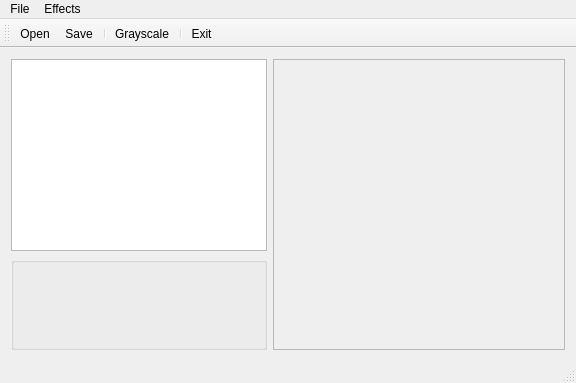
<?xml version="1.0" encoding="UTF-8"?>
<ui version="4.0">
 <class>MyPainterClass</class>
 <widget class="QMainWindow" name="MyPainterClass">
  <property name="geometry">
   <rect>
    <x>0</x>
    <y>0</y>
    <width>576</width>
    <height>383</height>
   </rect>
  </property>
  <property name="windowTitle">
   <string>Projekt</string>
  </property>
  <property name="windowIcon">
   <iconset>
    <normaloff>:/newPrefix/resources/icon_application.jpg</normaloff>:/newPrefix/resources/icon_application.jpg</iconset>
  </property>
  <widget class="QWidget" name="centralWidget">
   <layout class="QHBoxLayout" name="horizontalLayout_2">
    <item>
     <layout class="QVBoxLayout" name="verticalLayout_3">
      <property name="spacing">
       <number>6</number>
      </property>
      <property name="sizeConstraint">
       <enum>QLayout::SetMinimumSize</enum>
      </property>
      <item>
       <widget class="QListWidget" name="listWidget">
        <property name="sizePolicy">
         <sizepolicy hsizetype="Minimum" vsizetype="Minimum">
          <horstretch>0</horstretch>
          <verstretch>0</verstretch>
         </sizepolicy>
        </property>
       </widget>
      </item>
      <item>
       <widget class="QGroupBox" name="groupBox">
        <property name="sizePolicy">
         <sizepolicy hsizetype="Minimum" vsizetype="Minimum">
          <horstretch>0</horstretch>
          <verstretch>0</verstretch>
         </sizepolicy>
        </property>
        <property name="title">
         <string/>
        </property>
       </widget>
      </item>
     </layout>
    </item>
    <item>
     <layout class="QHBoxLayout" name="horizontalLayout">
      <item>
       <widget class="QScrollArea" name="scrollArea">
        <property name="verticalScrollBarPolicy">
         <enum>Qt::ScrollBarAsNeeded</enum>
        </property>
        <property name="horizontalScrollBarPolicy">
         <enum>Qt::ScrollBarAsNeeded</enum>
        </property>
        <property name="widgetResizable">
         <bool>true</bool>
        </property>
        <widget class="QWidget" name="scrollAreaWidgetContents_3">
         <property name="geometry">
          <rect>
           <x>0</x>
           <y>0</y>
           <width>290</width>
           <height>269</height>
          </rect>
         </property>
        </widget>
       </widget>
      </item>
     </layout>
    </item>
   </layout>
  </widget>
  <widget class="QMenuBar" name="menuBar">
   <property name="geometry">
    <rect>
     <x>0</x>
     <y>0</y>
     <width>576</width>
     <height>21</height>
    </rect>
   </property>
   <widget class="QMenu" name="menuFile">
    <property name="title">
     <string>File</string>
    </property>
    <addaction name="actionOpen"/>
    <addaction name="actionSave"/>
    <addaction name="actionExit"/>
   </widget>
   <widget class="QMenu" name="menuEffects">
    <property name="title">
     <string>Effects</string>
    </property>
    <addaction name="actionRotate_left"/>
    <addaction name="actionRotate_right"/>
    <addaction name="actionGrayscale"/>
   </widget>
   <addaction name="menuFile"/>
   <addaction name="menuEffects"/>
  </widget>
  <widget class="QStatusBar" name="statusBar"/>
  <widget class="QToolBar" name="toolBar">
   <property name="windowTitle">
    <string>toolBar</string>
   </property>
   <property name="toolButtonStyle">
    <enum>Qt::ToolButtonTextUnderIcon</enum>
   </property>
   <attribute name="toolBarArea">
    <enum>TopToolBarArea</enum>
   </attribute>
   <attribute name="toolBarBreak">
    <bool>false</bool>
   </attribute>
   <addaction name="actionOpen"/>
   <addaction name="actionSave"/>
   <addaction name="separator"/>
   <addaction name="actionGrayscale"/>
   <addaction name="separator"/>
   <addaction name="actionExit"/>
  </widget>
  <action name="actionOpen">
   <property name="icon">
    <iconset resource="mypainter.qrc">
     <normaloff>:/newPrefix/resources/must_have_icon_set/Open/Open_48x48.png</normaloff>:/newPrefix/resources/must_have_icon_set/Open/Open_48x48.png</iconset>
   </property>
   <property name="text">
    <string>Open</string>
   </property>
  </action>
  <action name="actionSave">
   <property name="icon">
    <iconset resource="mypainter.qrc">
     <normaloff>:/newPrefix/resources/must_have_icon_set/Save/Save_48x48.png</normaloff>:/newPrefix/resources/must_have_icon_set/Save/Save_48x48.png</iconset>
   </property>
   <property name="text">
    <string>Save</string>
   </property>
  </action>
  <action name="actionClear">
   <property name="text">
    <string>Clear</string>
   </property>
  </action>
  <action name="actionNew">
   <property name="text">
    <string>New</string>
   </property>
  </action>
  <action name="actionNegative">
   <property name="text">
    <string>Negative</string>
   </property>
  </action>
  <action name="actionSlow_Negative">
   <property name="text">
    <string>Black-White</string>
   </property>
  </action>
  <action name="actionMedium_Negative">
   <property name="text">
    <string>Sepia</string>
   </property>
  </action>
  <action name="actionSalt_Pepper">
   <property name="text">
    <string>Salt-Pepper</string>
   </property>
  </action>
  <action name="actionMedian_filter">
   <property name="text">
    <string>Median filter</string>
   </property>
  </action>
  <action name="actionRotate_left">
   <property name="text">
    <string>Rotate left</string>
   </property>
  </action>
  <action name="actionRotate_right">
   <property name="text">
    <string>Rotate right</string>
   </property>
  </action>
  <action name="actionKruznica">
   <property name="text">
    <string>Kruznica</string>
   </property>
  </action>
  <action name="actionverzia_1">
   <property name="checkable">
    <bool>true</bool>
   </property>
   <property name="text">
    <string>verzia_1</string>
   </property>
  </action>
  <action name="actionExit">
   <property name="icon">
    <iconset resource="mypainter.qrc">
     <normaloff>:/newPrefix/resources/must_have_icon_set/Delete/Delete_48x48.png</normaloff>:/newPrefix/resources/must_have_icon_set/Delete/Delete_48x48.png</iconset>
   </property>
   <property name="text">
    <string>Exit</string>
   </property>
  </action>
  <action name="actionAverage_algorithm">
   <property name="checkable">
    <bool>true</bool>
   </property>
   <property name="text">
    <string>Average algorithm</string>
   </property>
  </action>
  <action name="actionWeightened">
   <property name="checkable">
    <bool>true</bool>
   </property>
   <property name="text">
    <string>Weightened</string>
   </property>
  </action>
  <action name="actionGrayscale">
   <property name="checkable">
    <bool>true</bool>
   </property>
   <property name="icon">
    <iconset resource="mypainter.qrc">
     <normaloff>:/ikonky/resources/icon_grayscale1.jpg</normaloff>:/ikonky/resources/icon_grayscale1.jpg</iconset>
   </property>
   <property name="text">
    <string>Grayscale</string>
   </property>
  </action>
  <action name="actionClose">
   <property name="text">
    <string>Close</string>
   </property>
  </action>
 </widget>
 <layoutdefault spacing="6" margin="11"/>
 <resources>
  <include location="mypainter.qrc"/>
 </resources>
 <connections>
  <connection>
   <sender>actionOpen</sender>
   <signal>triggered()</signal>
   <receiver>MyPainterClass</receiver>
   <slot>ActionOpen()</slot>
   <hints>
    <hint type="sourcelabel">
     <x>-1</x>
     <y>-1</y>
    </hint>
    <hint type="destinationlabel">
     <x>299</x>
     <y>199</y>
    </hint>
   </hints>
  </connection>
  <connection>
   <sender>actionSave</sender>
   <signal>triggered()</signal>
   <receiver>MyPainterClass</receiver>
   <slot>ActionSave()</slot>
   <hints>
    <hint type="sourcelabel">
     <x>-1</x>
     <y>-1</y>
    </hint>
    <hint type="destinationlabel">
     <x>299</x>
     <y>199</y>
    </hint>
   </hints>
  </connection>
  <connection>
   <sender>actionClear</sender>
   <signal>triggered()</signal>
   <receiver>MyPainterClass</receiver>
   <slot>EffectClear()</slot>
   <hints>
    <hint type="sourcelabel">
     <x>-1</x>
     <y>-1</y>
    </hint>
    <hint type="destinationlabel">
     <x>299</x>
     <y>199</y>
    </hint>
   </hints>
  </connection>
  <connection>
   <sender>actionNew</sender>
   <signal>triggered()</signal>
   <receiver>MyPainterClass</receiver>
   <slot>ActionNew()</slot>
   <hints>
    <hint type="sourcelabel">
     <x>-1</x>
     <y>-1</y>
    </hint>
    <hint type="destinationlabel">
     <x>306</x>
     <y>246</y>
    </hint>
   </hints>
  </connection>
  <connection>
   <sender>actionNegative</sender>
   <signal>triggered()</signal>
   <receiver>MyPainterClass</receiver>
   <slot>ActionNegative()</slot>
   <hints>
    <hint type="sourcelabel">
     <x>-1</x>
     <y>-1</y>
    </hint>
    <hint type="destinationlabel">
     <x>306</x>
     <y>246</y>
    </hint>
   </hints>
  </connection>
  <connection>
   <sender>actionSlow_Negative</sender>
   <signal>triggered()</signal>
   <receiver>MyPainterClass</receiver>
   <slot>ActionBlackWhite()</slot>
   <hints>
    <hint type="sourcelabel">
     <x>-1</x>
     <y>-1</y>
    </hint>
    <hint type="destinationlabel">
     <x>306</x>
     <y>246</y>
    </hint>
   </hints>
  </connection>
  <connection>
   <sender>actionMedium_Negative</sender>
   <signal>triggered()</signal>
   <receiver>MyPainterClass</receiver>
   <slot>ActionSepiaTone()</slot>
   <hints>
    <hint type="sourcelabel">
     <x>-1</x>
     <y>-1</y>
    </hint>
    <hint type="destinationlabel">
     <x>306</x>
     <y>246</y>
    </hint>
   </hints>
  </connection>
  <connection>
   <sender>actionMedian_filter</sender>
   <signal>triggered()</signal>
   <receiver>MyPainterClass</receiver>
   <slot>ActionMedian()</slot>
   <hints>
    <hint type="sourcelabel">
     <x>-1</x>
     <y>-1</y>
    </hint>
    <hint type="destinationlabel">
     <x>306</x>
     <y>246</y>
    </hint>
   </hints>
  </connection>
  <connection>
   <sender>actionSalt_Pepper</sender>
   <signal>triggered()</signal>
   <receiver>MyPainterClass</receiver>
   <slot>ActionSaltPepper()</slot>
   <hints>
    <hint type="sourcelabel">
     <x>-1</x>
     <y>-1</y>
    </hint>
    <hint type="destinationlabel">
     <x>306</x>
     <y>246</y>
    </hint>
   </hints>
  </connection>
  <connection>
   <sender>actionRotate_left</sender>
   <signal>triggered()</signal>
   <receiver>MyPainterClass</receiver>
   <slot>ActionLeft()</slot>
   <hints>
    <hint type="sourcelabel">
     <x>-1</x>
     <y>-1</y>
    </hint>
    <hint type="destinationlabel">
     <x>306</x>
     <y>246</y>
    </hint>
   </hints>
  </connection>
  <connection>
   <sender>actionRotate_right</sender>
   <signal>triggered()</signal>
   <receiver>MyPainterClass</receiver>
   <slot>ActionRight()</slot>
   <hints>
    <hint type="sourcelabel">
     <x>-1</x>
     <y>-1</y>
    </hint>
    <hint type="destinationlabel">
     <x>306</x>
     <y>246</y>
    </hint>
   </hints>
  </connection>
  <connection>
   <sender>actionKruznica</sender>
   <signal>triggered()</signal>
   <receiver>MyPainterClass</receiver>
   <slot>kruznicamenu()</slot>
   <hints>
    <hint type="sourcelabel">
     <x>-1</x>
     <y>-1</y>
    </hint>
    <hint type="destinationlabel">
     <x>306</x>
     <y>246</y>
    </hint>
   </hints>
  </connection>
  <connection>
   <sender>listWidget</sender>
   <signal>itemDoubleClicked(QListWidgetItem*)</signal>
   <receiver>MyPainterClass</receiver>
   <slot>zmena_itemu()</slot>
   <hints>
    <hint type="sourcelabel">
     <x>245</x>
     <y>136</y>
    </hint>
    <hint type="destinationlabel">
     <x>296</x>
     <y>24</y>
    </hint>
   </hints>
  </connection>
  <connection>
   <sender>actionExit</sender>
   <signal>triggered()</signal>
   <receiver>MyPainterClass</receiver>
   <slot>close()</slot>
   <hints>
    <hint type="sourcelabel">
     <x>-1</x>
     <y>-1</y>
    </hint>
    <hint type="destinationlabel">
     <x>287</x>
     <y>197</y>
    </hint>
   </hints>
  </connection>
  <connection>
   <sender>actionGrayscale</sender>
   <signal>triggered()</signal>
   <receiver>MyPainterClass</receiver>
   <slot>grayscale()</slot>
   <hints>
    <hint type="sourcelabel">
     <x>-1</x>
     <y>-1</y>
    </hint>
    <hint type="destinationlabel">
     <x>287</x>
     <y>191</y>
    </hint>
   </hints>
  </connection>
  <connection>
   <sender>actionClose</sender>
   <signal>triggered()</signal>
   <receiver>MyPainterClass</receiver>
   <slot>vymaz_item()</slot>
   <hints>
    <hint type="sourcelabel">
     <x>-1</x>
     <y>-1</y>
    </hint>
    <hint type="destinationlabel">
     <x>287</x>
     <y>191</y>
    </hint>
   </hints>
  </connection>
 </connections>
 <slots>
  <slot>ActionOpen()</slot>
  <slot>ActionSave()</slot>
  <slot>EffectClear()</slot>
  <slot>ActionNew()</slot>
  <slot>ActionLeft()</slot>
  <slot>ActionRight()</slot>
  <slot>zmena_itemu()</slot>
  <slot>grayscale()</slot>
  <slot>vymaz_item()</slot>
 </slots>
</ui>
